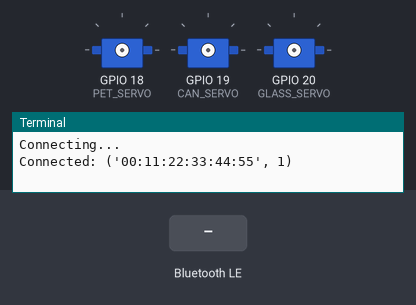
This program was run on a simulated Raspberry Pi (BCM pin numbers). On the bench: 3 × servo, the last lines printed to the terminal. The inputs (shaded band) are chosen by the test bench. A phone connects over Bluetooth after 1 s; servo angles are drawn from the pulse width (0.5 ms = 0°, 2.5 ms = 180°).

Above: at 2.2 s.
2.3 s: "P" written over Bluetooth
At 5.2 s:
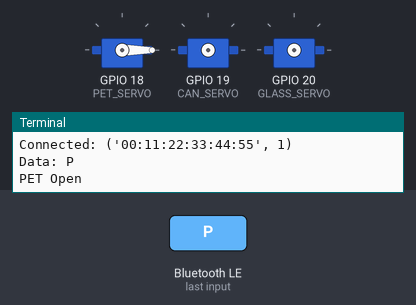
5.3 s: "C" written over Bluetooth
At 8.2 s:
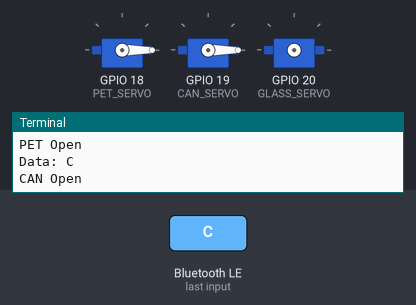
8.3 s: "G" written over Bluetooth
At 12.2 s:
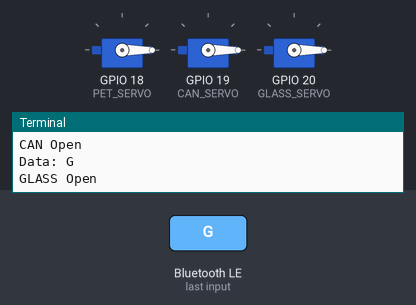
Timing chart, 0 to 13.7 s (numbered marks = the images above; inputs shaded):
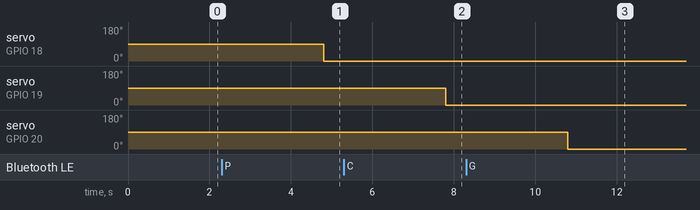

Measured:
- after the input at 2.3 s, servo on GPIO 18 (PET_SERVO): 90° → 0° after 2.5 s
- after the input at 5.3 s, servo on GPIO 19 (CAN_SERVO): 90° → 0° after 2.5 s
- after the input at 8.3 s, servo on GPIO 20 (GLASS_SERVO): 90° → 0° after 2.5 s

The program:

bluetooth_trash.py
```python
import bluetooth
import RPi.GPIO as GPIO
import time

PET_SERVO = 18
CAN_SERVO = 19
GLASS_SERVO = 20

GPIO.setmode(GPIO.BCM)

GPIO.setup(PET_SERVO, GPIO.OUT)
GPIO.setup(CAN_SERVO, GPIO.OUT)
GPIO.setup(GLASS_SERVO, GPIO.OUT)

pet_pwm = GPIO.PWM(PET_SERVO, 50)
can_pwm = GPIO.PWM(CAN_SERVO, 50)
glass_pwm = GPIO.PWM(GLASS_SERVO, 50)

pet_pwm.start(0)
can_pwm.start(0)
glass_pwm.start(0)


def servo_angle(pwm, angle):
    duty = 2.5 + angle / 18.0

    pwm.ChangeDutyCycle(duty)
    time.sleep(0.5)

    pwm.ChangeDutyCycle(0)

def servo_open(pwm):
    servo_angle(pwm, 90)

def servo_close(pwm):
    servo_angle(pwm, 0)


def open_pet():

    print("PET Open")

    servo_open(pet_pwm)

    time.sleep(2)

    servo_close(pet_pwm)


def open_can():

    print("CAN Open")

    servo_open(can_pwm)

    time.sleep(2)

    servo_close(can_pwm)


def open_glass():

    print("GLASS Open")

    servo_open(glass_pwm)

    time.sleep(2)
    servo_close(glass_pwm)


server_sock = bluetooth.BluetoothSocket(bluetooth.RFCOMM)
port = 1

server_sock.bind(("", port))
server_sock.listen(1)


print("Connecting...")

client_sock, address = server_sock.accept()
print(f"Connected: {address}")

try:
    while True:
        data = client_sock.recv(1024).decode().strip()

        if not data:
            continue

        print(f"Data: {data}")

        if data == "P":
            open_pet()

        elif data == "C":
            open_can()

        elif data == "G":
            open_glass()

        elif data == "X":

            print("Dirty ")

except KeyboardInterrupt:
    print("End")

finally:

    pet_pwm.stop()
    can_pwm.stop()
    glass_pwm.stop()

    GPIO.cleanup()

    client_sock.close()

    server_sock.close()
```
